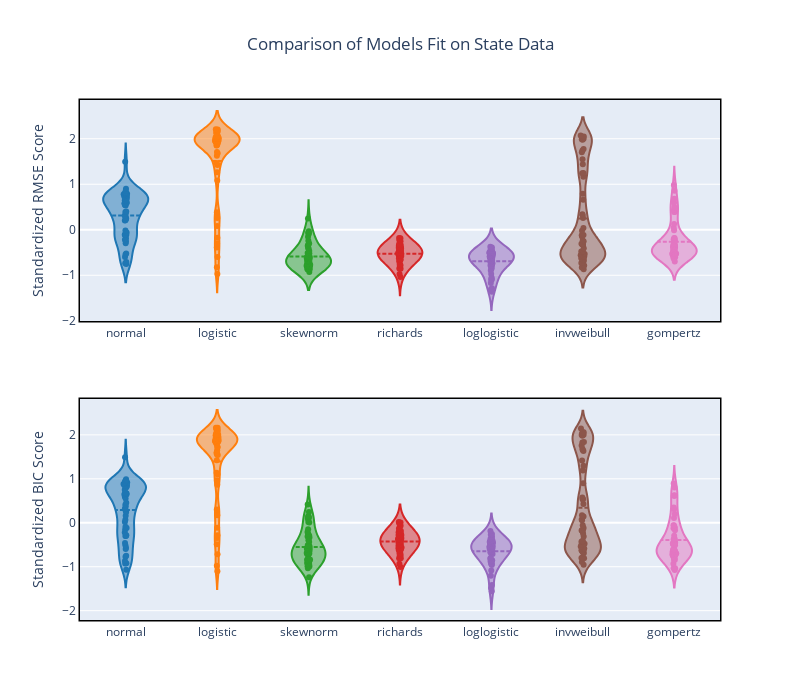

The code cell stored with this chart in its notebook:
### Markdown cell above
Clearly, different models do better for different regions. We can get a sense of how good each model is by plotting the distribution of scores with a [violin plot](https://en.wikipedia.org/wiki/Violin_plot).

### Code cell
cols = pc.DEFAULT_PLOTLY_COLORS


fig = make_subplots(rows=2, cols=1)
rmse = compare_models(state_info,'rmse')
bic = compare_models(state_info,'bic')
label = '%{customdata}: %{y:.2f}<extra></extra>'

for i,m in enumerate(rmse.columns):
    fig.add_trace(go.Violin(y=rmse[m], name=m, box_visible=False, meanline_visible=True, bandwidth=0.2,
                            hoveron='points', customdata = rmse.index.values,hovertemplate=label,
                            points='all',jitter=0.1,pointpos=0,line_color=cols[i]),row=1,col=1)
    
    fig.add_trace(go.Violin(y=bic[m],name=m,box_visible=False,meanline_visible=True, bandwidth=0.2,
                            hoveron='points', customdata = rmse.index.values,hovertemplate=label,
                            points='all',jitter=0.1,pointpos=0,line_color=cols[i]),row=2,col=1)
    

fig.update_layout(width=800,height=700,title_text="Comparison of Models Fit on State Data",title_x=0.5,showlegend=False)
fig.update_xaxes(showline=True, linewidth=1.5, linecolor='black', mirror=True)
fig.update_yaxes(showline=True, linewidth=1.5, linecolor='black', mirror=True)
fig.update_yaxes(title="Standardized RMSE Score",row=1,col=1)
fig.update_yaxes(title="Standardized BIC Score",row=2,col=1)
fig.show()

### Figure 1 — Plotly figure (JSON) as saved in the notebook; plotly's stock layout.template omitted (floating-point values rounded to 4 significant figures)
{"data": [{"bandwidth": 0.2, "box": {"visible": false}, "customdata": ["NY", "NJ", "MA", "IL", "CA", "MI", "PA", "OH", "FL", "IA", "LA", "CT", "GA", "TX", "MD", "IN", "VA", "WA", "CO", "RI", "NC", "TN", "MS", "NE", "MO", "AL", "AZ", "WI", "SC", "MN", "DE", "ND", "KY", "NV", "DC", "UT", "AR", "OK", "SD", "NM", "KS", "OR", "ID", "NH", "PR", "WV", "ME", "VT", "HI", "MT", "AK", "WY", "GU"], "hoveron": "points", "hovertemplate": "%{customdata}: %{y:.2f}<extra></extra>", "jitter": 0.1, "line": {"color": "rgb(31, 119, 180)"}, "meanline": {"visible": true}, "name": "normal", "pointpos": 0, "points": "all", "type": "violin", "xaxis": "x", "y": [0.6451, 0.8575, -0.1034, 0.3549, 0.6004, -0.1851, 0.3074, 0.2603, 0.7299, -0.2568, 0.5455, 0.2097, 0.2051, -0.2151, -0.5992, 0.8063, 0.2202, -0.2953, 0.7048, -0.05964, 0.5844, 0.8173, 0.533, -0.1109, 0.6895, -0.737, 0.7984, 0.7826, 0.4002, 0.3884, -0.5408, -0.1156, -0.1084, 0.7939, 0.3101, 0.7953, 0.5732, 0.7788, 0.2478, -0.5219, 0.5799, 0.7572, 1.497, 0.6305, 0.7646, 0.6607, 0.6264, -0.7107, -0.2367, 0.9002, 0.7532, -0.01536, -0.7513], "yaxis": "y"}, {"bandwidth": 0.2, "box": {"visible": false}, "customdata": ["NY", "NJ", "MA", "IL", "CA", "MI", "PA", "OH", "FL", "IA", "LA", "CT", "GA", "TX", "MD", "IN", "VA", "WA", "CO", "RI", "NC", "TN", "MS", "NE", "MO", "AL", "AZ", "WI", "SC", "MN", "DE", "ND", "KY", "NV", "DC", "UT", "AR", "OK", "SD", "NM", "KS", "OR", "ID", "NH", "PR", "WV", "ME", "VT", "HI", "MT", "AK", "WY", "GU"], "hoveron": "points", "hovertemplate": "%{customdata}: %{y:.2f}<extra></extra>", "jitter": 0.1, "line": {"color": "rgb(31, 119, 180)"}, "meanline": {"visible": true}, "name": "normal", "pointpos": 0, "points": "all", "type": "violin", "xaxis": "x2", "y": [0.8678, 0.9923, -0.2192, 0.5918, 0.6771, -0.1532, 0.3766, 0.01746, 0.8619, -0.4608, 0.4571, 0.06791, 0.16, -0.302, -0.7723, 0.9443, 0.3192, -0.2844, 0.8055, -0.09121, 0.7494, 0.9554, 0.6348, -0.5118, 0.8559, -0.9269, 0.9191, 0.9485, 0.2612, 0.412, -1.069, -0.5975, -0.5713, 0.9246, 0.3122, 0.8823, 0.5546, 0.8935, 0.2466, -0.7517, 0.6591, 0.8241, 1.489, 0.6427, 0.8447, 0.6673, 0.6707, -0.8709, -0.3024, 0.9174, 0.8832, -0.1172, -0.9206], "yaxis": "y2"}, {"bandwidth": 0.2, "box": {"visible": false}, "customdata": ["NY", "NJ", "MA", "IL", "CA", "MI", "PA", "OH", "FL", "IA", "LA", "CT", "GA", "TX", "MD", "IN", "VA", "WA", "CO", "RI", "NC", "TN", "MS", "NE", "MO", "AL", "AZ", "WI", "SC", "MN", "DE", "ND", "KY", "NV", "DC", "UT", "AR", "OK", "SD", "NM", "KS", "OR", "ID", "NH", "PR", "WV", "ME", "VT", "HI", "MT", "AK", "WY", "GU"], "hoveron": "points", "hovertemplate": "%{customdata}: %{y:.2f}<extra></extra>", "jitter": 0.1, "line": {"color": "rgb(255, 127, 14)"}, "meanline": {"visible": true}, "name": "logistic", "pointpos": 0, "points": "all", "type": "violin", "xaxis": "x", "y": [2.017, 1.85, 2.208, 2.12, 2.025, 1.681, 2.0, 1.954, 1.972, 1.082, -0.1751, 2.177, 2.161, 2.001, 1.266, 1.893, 2.181, -0.5991, 1.983, -0.824, 2.053, 1.926, 1.909, 1.855, 2.013, 0.2571, 1.876, 1.953, 1.999, 1.957, 1.626, 1.467, 2.203, 1.941, 2.132, 1.921, 1.906, 1.959, -0.9729, 0.08245, 2.05, 1.957, 1.425, 2.01, 1.933, 2.021, 2.036, -0.2992, 0.2917, 1.71, 1.97, 0.3857, -0.3886], "yaxis": "y"}, {"bandwidth": 0.2, "box": {"visible": false}, "customdata": ["NY", "NJ", "MA", "IL", "CA", "MI", "PA", "OH", "FL", "IA", "LA", "CT", "GA", "TX", "MD", "IN", "VA", "WA", "CO", "RI", "NC", "TN", "MS", "NE", "MO", "AL", "AZ", "WI", "SC", "MN", "DE", "ND", "KY", "NV", "DC", "UT", "AR", "OK", "SD", "NM", "KS", "OR", "ID", "NH", "PR", "WV", "ME", "VT", "HI", "MT", "AK", "WY", "GU"], "hoveron": "points", "hovertemplate": "%{customdata}: %{y:.2f}<extra></extra>", "jitter": 0.1, "line": {"color": "rgb(255, 127, 14)"}, "meanline": {"visible": true}, "name": "logistic", "pointpos": 0, "points": "all", "type": "violin", "xaxis": "x2", "y": [1.854, 1.605, 2.165, 1.973, 1.962, 1.555, 1.87, 1.843, 1.864, 0.8658, -0.2858, 2.164, 2.127, 1.886, 1.141, 1.73, 2.135, -0.7163, 1.913, -0.9788, 1.967, 1.815, 1.648, 1.54, 1.921, 0.1731, 1.72, 1.831, 1.922, 1.784, 1.104, 0.97, 2.03, 1.838, 2.093, 1.841, 1.832, 1.881, -1.105, -0.112, 2.01, 1.896, 1.424, 1.994, 1.862, 2.01, 2.01, -0.3465, 0.28, 1.59, 1.875, 0.3047, -0.4863], "yaxis": "y2"}, {"bandwidth": 0.2, "box": {"visible": false}, "customdata": ["NY", "NJ", "MA", "IL", "CA", "MI", "PA", "OH", "FL", "IA", "LA", "CT", "GA", "TX", "MD", "IN", "VA", "WA", "CO", "RI", "NC", "TN", "MS", "NE", "MO", "AL", "AZ", "WI", "SC", "MN", "DE", "ND", "KY", "NV", "DC", "UT", "AR", "OK", "SD", "NM", "KS", "OR", "ID", "NH", "PR", "WV", "ME", "VT", "HI", "MT", "AK", "WY", "GU"], "hoveron": "points", "hovertemplate": "%{customdata}: %{y:.2f}<extra></extra>", "jitter": 0.1, "line": {"color": "rgb(44, 160, 44)"}, "meanline": {"visible": true}, "name": "skewnorm", "pointpos": 0, "points": "all", "type": "violin", "xaxis": "x", "y": [-0.4677, -0.9257, -0.3996, -0.6129, -0.869, -0.5844, -0.7951, -0.0334, -0.7932, -0.3493, -0.404, -0.5919, -0.6257, -0.632, -0.6839, -0.8555, -0.5957, -0.3318, -0.796, -0.05964, -0.673, -0.8124, -0.07189, -0.3045, -0.57, -0.737, -0.681, -0.7811, -0.7692, -0.08505, -0.6995, -0.2395, -0.5447, -0.8249, -0.7992, -0.8741, -0.1527, -0.7565, 0.2478, -0.5219, -0.6561, -0.8474, -0.5113, -0.8024, -0.8548, -0.7074, -0.6849, -0.7107, -0.603, -0.8187, -0.5992, -0.6336, -0.7513], "yaxis": "y"}, {"bandwidth": 0.2, "box": {"visible": false}, "customdata": ["NY", "NJ", "MA", "IL", "CA", "MI", "PA", "OH", "FL", "IA", "LA", "CT", "GA", "TX", "MD", "IN", "VA", "WA", "CO", "RI", "NC", "TN", "MS", "NE", "MO", "AL", "AZ", "WI", "SC", "MN", "DE", "ND", "KY", "NV", "DC", "UT", "AR", "OK", "SD", "NM", "KS", "OR", "ID", "NH", "PR", "WV", "ME", "VT", "HI", "MT", "AK", "WY", "GU"], "hoveron": "points", "hovertemplate": "%{customdata}: %{y:.2f}<extra></extra>", "jitter": 0.1, "line": {"color": "rgb(44, 160, 44)"}, "meanline": {"visible": true}, "name": "skewnorm", "pointpos": 0, "points": "all", "type": "violin", "xaxis": "x2", "y": [-0.3997, -1.239, -0.2976, -0.6952, -0.9883, -0.5259, -0.8597, 0.2467, -0.9163, -0.1468, -0.2517, -0.51, -0.6003, -0.588, -0.5838, -1.036, -0.6352, -0.2082, -0.8922, 0.1129, -0.751, -0.9607, 0.1428, 0.003569, -0.5769, -0.6478, -0.7011, -0.9379, -0.7044, 0.09247, -0.3153, 0.1493, -0.2799, -0.9718, -0.8585, -0.9972, 0.01896, -0.8427, 0.4181, -0.334, -0.6779, -0.9382, -0.4375, -0.8421, -0.9592, -0.7069, -0.6987, -0.6902, -0.534, -0.8365, -0.6032, -0.5309, -0.6894], "yaxis": "y2"}, {"bandwidth": 0.2, "box": {"visible": false}, "customdata": ["NY", "NJ", "MA", "IL", "CA", "MI", "PA", "OH", "FL", "IA", "LA", "CT", "GA", "TX", "MD", "IN", "VA", "WA", "CO", "RI", "NC", "TN", "MS", "NE", "MO", "AL", "AZ", "WI", "SC", "MN", "DE", "ND", "KY", "NV", "DC", "UT", "AR", "OK", "SD", "NM", "KS", "OR", "ID", "NH", "PR", "WV", "ME", "VT", "HI", "MT", "AK", "WY", "GU"], "hoveron": "points", "hovertemplate": "%{customdata}: %{y:.2f}<extra></extra>", "jitter": 0.1, "line": {"color": "rgb(214, 39, 40)"}, "meanline": {"visible": true}, "name": "richards", "pointpos": 0, "points": "all", "type": "violin", "xaxis": "x", "y": [-0.5612, -0.2314, -0.5242, -0.577, -0.4073, -0.6541, -0.6905, -0.3493, -0.5527, -0.5617, -1.039, -0.526, -0.5606, -0.6266, -0.7916, -0.25, -0.524, -0.6642, -0.3775, -0.85, -0.4123, -0.3945, -0.2091, -0.5771, -0.5172, -0.4932, -0.1874, -0.4531, -0.6633, -0.3228, -0.7945, -0.5366, -0.5287, -0.4312, -0.5084, -0.3387, -0.1818, -0.5, -0.9729, -0.7733, -0.3805, -0.4964, -0.5485, -0.3363, -0.3133, -0.4601, -0.4429, -0.4418, -0.7707, -0.7533, -0.5933, -0.8592, -0.3886], "yaxis": "y"}, {"bandwidth": 0.2, "box": {"visible": false}, "customdata": ["NY", "NJ", "MA", "IL", "CA", "MI", "PA", "OH", "FL", "IA", "LA", "CT", "GA", "TX", "MD", "IN", "VA", "WA", "CO", "RI", "NC", "TN", "MS", "NE", "MO", "AL", "AZ", "WI", "SC", "MN", "DE", "ND", "KY", "NV", "DC", "UT", "AR", "OK", "SD", "NM", "KS", "OR", "ID", "NH", "PR", "WV", "ME", "VT", "HI", "MT", "AK", "WY", "GU"], "hoveron": "points", "hovertemplate": "%{customdata}: %{y:.2f}<extra></extra>", "jitter": 0.1, "line": {"color": "rgb(214, 39, 40)"}, "meanline": {"visible": true}, "name": "richards", "pointpos": 0, "points": "all", "type": "violin", "xaxis": "x2", "y": [-0.5637, 0.01515, -0.4601, -0.626, -0.3218, -0.6238, -0.7037, -0.1313, -0.5288, -0.3767, -1.006, -0.4245, -0.5128, -0.5809, -0.7136, -0.0661, -0.5236, -0.6924, -0.2809, -0.8079, -0.337, -0.29, -0.01488, -0.3043, -0.4927, -0.3612, 0.006429, -0.377, -0.5694, -0.186, -0.4163, -0.16, -0.2603, -0.3472, -0.4536, -0.2227, -0.01579, -0.4521, -0.9337, -0.6123, -0.291, -0.4362, -0.4862, -0.2169, -0.1913, -0.3755, -0.3668, -0.3406, -0.7514, -0.7446, -0.5942, -0.8063, -0.2551], "yaxis": "y2"}, {"bandwidth": 0.2, "box": {"visible": false}, "customdata": ["NY", "NJ", "MA", "IL", "CA", "MI", "PA", "OH", "FL", "IA", "LA", "CT", "GA", "TX", "MD", "IN", "VA", "WA", "CO", "RI", "NC", "TN", "MS", "NE", "MO", "AL", "AZ", "WI", "SC", "MN", "DE", "ND", "KY", "NV", "DC", "UT", "AR", "OK", "SD", "NM", "KS", "OR", "ID", "NH", "PR", "WV", "ME", "VT", "HI", "MT", "AK", "WY", "GU"], "hoveron": "points", "hovertemplate": "%{customdata}: %{y:.2f}<extra></extra>", "jitter": 0.1, "line": {"color": "rgb(148, 103, 189)"}, "meanline": {"visible": true}, "name": "loglogistic", "pointpos": 0, "points": "all", "type": "violin", "xaxis": "x", "y": [-0.7497, -0.5886, -0.6342, -0.5598, -0.4104, -0.786, -0.6164, -1.362, -0.4963, -1.047, -1.102, -0.5063, -0.5049, -0.7033, -0.7333, -0.6108, -0.4215, -0.6771, -0.514, -0.8396, -0.5529, -0.5506, -1.167, -1.076, -0.621, -0.6779, -0.7888, -0.5742, -0.6194, -1.308, -0.5785, -1.284, -0.5355, -0.4876, -0.3721, -0.519, -1.095, -0.5023, -0.9729, -0.7065, -0.5605, -0.4684, -0.6882, -0.4994, -0.5365, -0.5171, -0.5956, -0.4645, -0.8493, -0.6606, -0.6274, -0.8969, -0.3886], "yaxis": "y"}, {"bandwidth": 0.2, "box": {"visible": false}, "customdata": ["NY", "NJ", "MA", "IL", "CA", "MI", "PA", "OH", "FL", "IA", "LA", "CT", "GA", "TX", "MD", "IN", "VA", "WA", "CO", "RI", "NC", "TN", "MS", "NE", "MO", "AL", "AZ", "WI", "SC", "MN", "DE", "ND", "KY", "NV", "DC", "UT", "AR", "OK", "SD", "NM", "KS", "OR", "ID", "NH", "PR", "WV", "ME", "VT", "HI", "MT", "AK", "WY", "GU"], "hoveron": "points", "hovertemplate": "%{customdata}: %{y:.2f}<extra></extra>", "jitter": 0.1, "line": {"color": "rgb(148, 103, 189)"}, "meanline": {"visible": true}, "name": "loglogistic", "pointpos": 0, "points": "all", "type": "violin", "xaxis": "x2", "y": [-0.9376, -0.5238, -0.6065, -0.5934, -0.326, -0.817, -0.5967, -1.417, -0.4444, -0.9221, -1.086, -0.3989, -0.4387, -0.6825, -0.643, -0.5977, -0.3694, -0.7129, -0.4704, -0.7947, -0.5536, -0.523, -1.485, -0.8824, -0.6607, -0.5773, -0.8838, -0.5705, -0.5139, -1.561, -0.1874, -0.9586, -0.2686, -0.4294, -0.2728, -0.4673, -1.207, -0.4554, -0.9337, -0.5376, -0.5401, -0.3983, -0.6729, -0.4292, -0.4916, -0.4505, -0.574, -0.369, -0.8564, -0.6177, -0.6472, -0.8533, -0.2551], "yaxis": "y2"}, {"bandwidth": 0.2, "box": {"visible": false}, "customdata": ["NY", "NJ", "MA", "IL", "CA", "MI", "PA", "OH", "FL", "IA", "LA", "CT", "GA", "TX", "MD", "IN", "VA", "WA", "CO", "RI", "NC", "TN", "MS", "NE", "MO", "AL", "AZ", "WI", "SC", "MN", "DE", "ND", "KY", "NV", "DC", "UT", "AR", "OK", "SD", "NM", "KS", "OR", "ID", "NH", "PR", "WV", "ME", "VT", "HI", "MT", "AK", "WY", "GU"], "hoveron": "points", "hovertemplate": "%{customdata}: %{y:.2f}<extra></extra>", "jitter": 0.1, "line": {"color": "rgb(140, 86, 75)"}, "meanline": {"visible": true}, "name": "invweibull", "pointpos": 0, "points": "all", "type": "violin", "xaxis": "x", "y": [-0.3225, -0.7299, -0.02275, -0.1468, -0.5316, 1.163, 0.3417, -0.12, -0.3063, 1.704, 1.74, -0.2365, -0.1142, 0.6568, 1.551, -0.7329, -0.3359, 2.074, -0.6228, 1.775, -0.5869, -0.591, -0.7846, 0.7925, -0.477, 1.998, -0.8294, -0.4736, 0.2561, -0.3056, 1.242, 1.246, 0.03707, -0.5597, -0.254, -0.6451, -0.8674, -0.4792, 1.437, 2.049, -0.6526, -0.406, -0.6255, -0.6659, -0.6801, -0.5368, -0.496, 2.034, 2.04, 0.3204, -0.3097, 1.976, 1.989], "yaxis": "y"}, {"bandwidth": 0.2, "box": {"visible": false}, "customdata": ["NY", "NJ", "MA", "IL", "CA", "MI", "PA", "OH", "FL", "IA", "LA", "CT", "GA", "TX", "MD", "IN", "VA", "WA", "CO", "RI", "NC", "TN", "MS", "NE", "MO", "AL", "AZ", "WI", "SC", "MN", "DE", "ND", "KY", "NV", "DC", "UT", "AR", "OK", "SD", "NM", "KS", "OR", "ID", "NH", "PR", "WV", "ME", "VT", "HI", "MT", "AK", "WY", "GU"], "hoveron": "points", "hovertemplate": "%{customdata}: %{y:.2f}<extra></extra>", "jitter": 0.1, "line": {"color": "rgb(140, 86, 75)"}, "meanline": {"visible": true}, "name": "invweibull", "pointpos": 0, "points": "all", "type": "violin", "xaxis": "x2", "y": [-0.1671, -0.7904, 0.1722, 0.07286, -0.492, 1.299, 0.5763, 0.1441, -0.175, 1.84, 1.825, -0.05663, 0.0597, 0.897, 1.681, -0.8067, -0.2451, 1.999, -0.628, 1.76, -0.6082, -0.5864, -0.7996, 1.191, -0.4302, 2.033, -0.9558, -0.4086, 0.5353, -0.1652, 1.655, 1.632, 0.4253, -0.5378, -0.1206, -0.6476, -0.8899, -0.4222, 1.415, 2.146, -0.6727, -0.315, -0.5884, -0.653, -0.6962, -0.4765, -0.4379, 2.004, 2.058, 0.5333, -0.1833, 2.057, 1.979], "yaxis": "y2"}, {"bandwidth": 0.2, "box": {"visible": false}, "customdata": ["NY", "NJ", "MA", "IL", "CA", "MI", "PA", "OH", "FL", "IA", "LA", "CT", "GA", "TX", "MD", "IN", "VA", "WA", "CO", "RI", "NC", "TN", "MS", "NE", "MO", "AL", "AZ", "WI", "SC", "MN", "DE", "ND", "KY", "NV", "DC", "UT", "AR", "OK", "SD", "NM", "KS", "OR", "ID", "NH", "PR", "WV", "ME", "VT", "HI", "MT", "AK", "WY", "GU"], "hoveron": "points", "hovertemplate": "%{customdata}: %{y:.2f}<extra></extra>", "jitter": 0.1, "line": {"color": "rgb(227, 119, 194)"}, "meanline": {"visible": true}, "name": "gompertz", "pointpos": 0, "points": "all", "type": "violin", "xaxis": "x", "y": [-0.5612, -0.2314, -0.5244, -0.5787, -0.4073, -0.6338, -0.5473, -0.3496, -0.5528, -0.5711, 0.4348, -0.5262, -0.5607, -0.4809, -0.009232, -0.25, -0.5241, 0.4939, -0.3775, 0.8578, -0.4124, -0.3946, -0.2093, -0.5785, -0.5172, 0.3897, -0.1876, -0.4532, -0.6032, -0.3232, -0.2549, -0.5372, -0.5222, -0.4312, -0.5084, -0.3388, -0.1819, -0.5002, 0.9857, 0.3927, -0.3806, -0.4965, -0.5486, -0.3363, -0.3133, -0.4602, -0.443, 0.5928, 0.1276, -0.6984, -0.5934, 0.04336, 0.6792], "yaxis": "y"}, {"bandwidth": 0.2, "box": {"visible": false}, "customdata": ["NY", "NJ", "MA", "IL", "CA", "MI", "PA", "OH", "FL", "IA", "LA", "CT", "GA", "TX", "MD", "IN", "VA", "WA", "CO", "RI", "NC", "TN", "MS", "NE", "MO", "AL", "AZ", "WI", "SC", "MN", "DE", "ND", "KY", "NV", "DC", "UT", "AR", "OK", "SD", "NM", "KS", "OR", "ID", "NH", "PR", "WV", "ME", "VT", "HI", "MT", "AK", "WY", "GU"], "hoveron": "points", "hovertemplate": "%{customdata}: %{y:.2f}<extra></extra>", "jitter": 0.1, "line": {"color": "rgb(227, 119, 194)"}, "meanline": {"visible": true}, "name": "gompertz", "pointpos": 0, "points": "all", "type": "violin", "xaxis": "x2", "y": [-0.6533, -0.05969, -0.7537, -0.7234, -0.5113, -0.7339, -0.6627, -0.7035, -0.661, -0.7993, 0.348, -0.842, -0.7947, -0.63, -0.1094, -0.1685, -0.6813, 0.6149, -0.4473, 0.8, -0.4661, -0.4104, -0.1258, -1.037, -0.6163, 0.3072, -0.1048, -0.4851, -0.9309, -0.376, -0.7702, -1.035, -1.075, -0.4767, -0.6998, -0.3883, -0.2933, -0.6023, 0.8925, 0.2014, -0.4873, -0.6319, -0.7277, -0.4951, -0.3686, -0.6675, -0.6038, 0.6129, 0.106, -0.8422, -0.7307, -0.05382, 0.6273], "yaxis": "y2"}], "layout": {"height": 700, "showlegend": false, "title": {"text": "Comparison of Models Fit on State Data", "x": 0.5}, "width": 800, "xaxis": {"anchor": "y", "domain": [0, 1], "linecolor": "black", "linewidth": 1.5, "mirror": true, "showline": true}, "xaxis2": {"anchor": "y2", "domain": [0, 1], "linecolor": "black", "linewidth": 1.5, "mirror": true, "showline": true}, "yaxis": {"anchor": "x", "domain": [0.575, 1], "linecolor": "black", "linewidth": 1.5, "mirror": true, "showline": true, "title": {"text": "Standardized RMSE Score"}}, "yaxis2": {"anchor": "x2", "domain": [0, 0.425], "linecolor": "black", "linewidth": 1.5, "mirror": true, "showline": true, "title": {"text": "Standardized BIC Score"}}}}
